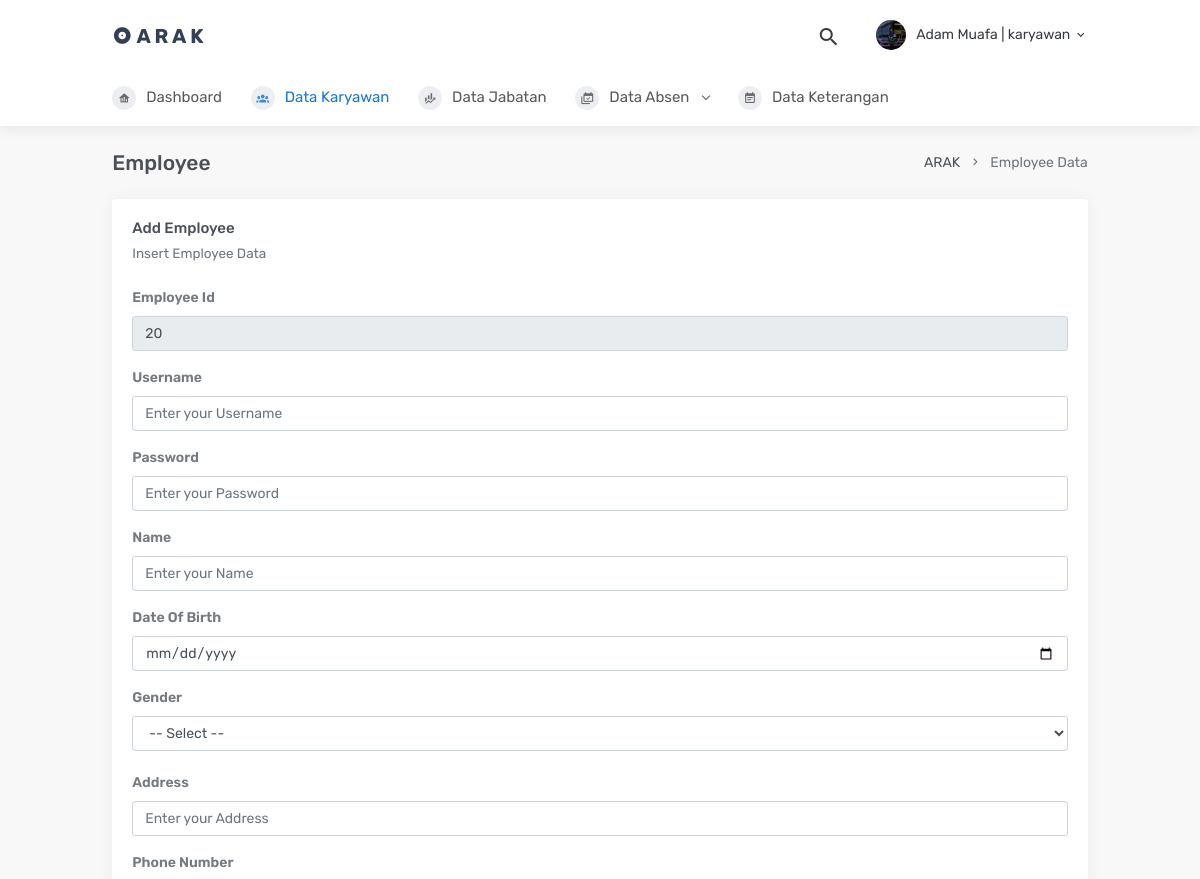
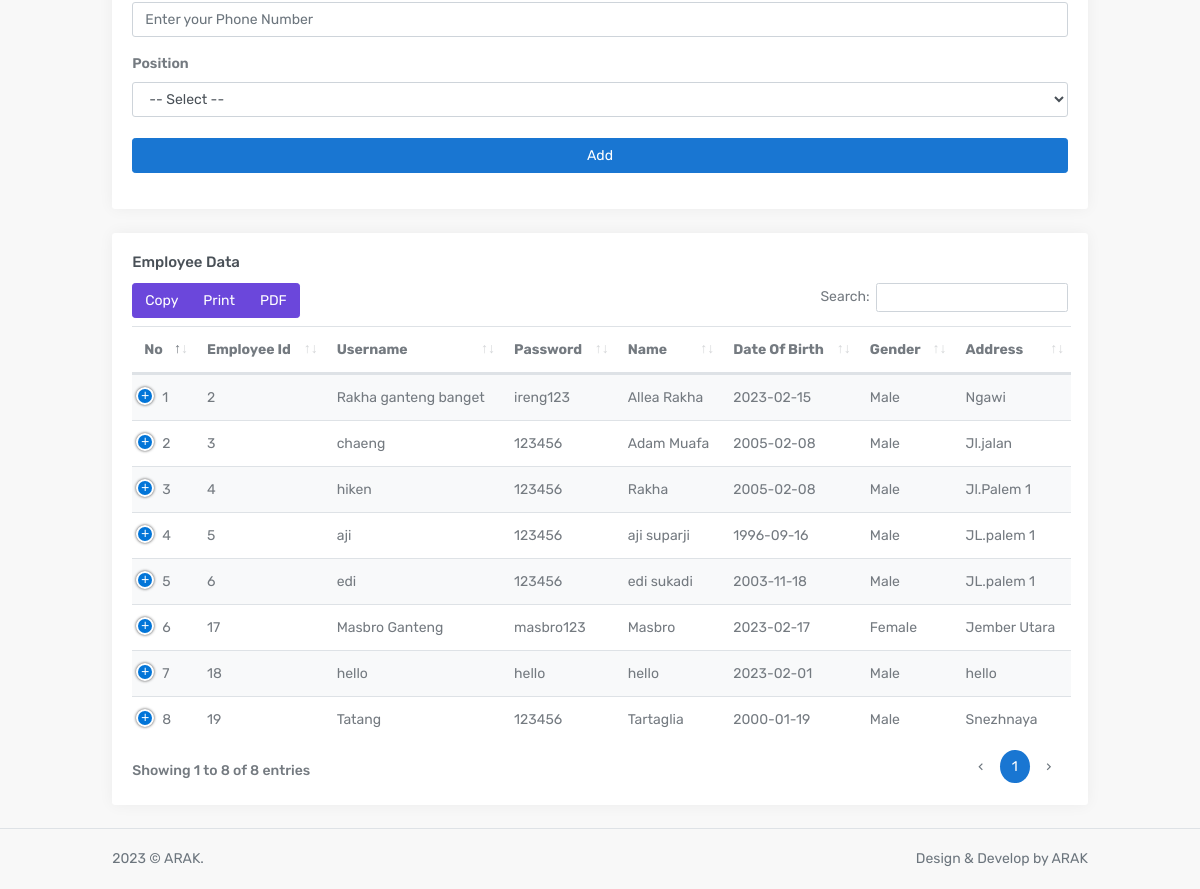
The page /add/addkaryawan.php (signed in) on the database its author committed (2 pictures, top to bottom).
### tables this page shows
CREATE TABLE `karyawan` (
  `id_karyawan` int NOT NULL,
  `username` varchar(50) NOT NULL,
  `password` varchar(50) NOT NULL,
  `nama` varchar(50) NOT NULL,
  `tgl_lhr` date NOT NULL,
  `jenkel` varchar(50) NOT NULL,
  `alamat` varchar(100) NOT NULL,
  `no_tel` varchar(50) NOT NULL,
  `jabatan` varchar(50) NOT NULL,
  `level` enum('admin','karyawan') NOT NULL
);

### add/addkaryawan.php (the view, shortened to what this page needs)
<!DOCTYPE html>
<html lang="en">
<?php
        $username = $_SESSION['username'];
        $level = $_SESSION['level'];
    ?>
    <head>
        <link href="../template/Admin/horizontal/assets/css/bootstrap.min.css" rel="stylesheet" type="text/css" />
        <link href="../template/Admin/horizontal/assets/css/icons.min.css" rel="stylesheet" type="text/css" />
        <link href="../template/Admin/horizontal/assets/css/theme.min.css" rel="stylesheet" type="text/css" />
        <link href="../template/Admin/plugins/datatables/dataTables.bootstrap4.css" rel="stylesheet" type="text/css" />
        <link href="../template/Admin/plugins/datatables/responsive.bootstrap4.css" rel="stylesheet" type="text/css" />
        <link href="../template/Admin/plugins/datatables/buttons.bootstrap4.css" rel="stylesheet" type="text/css" />
        <link href="../template/Admin/plugins/datatables/select.bootstrap4.css" rel="stylesheet" type="text/css" />
    </head>
<body>
        <div id="layout-wrapper">
            <div class="main-content">
                <header id="page-topbar">
                    <div class="navbar-header">
                        <div class="navbar-brand-box d-flex align-items-left">
                            <a href="index.html" class="logo">
                                <i class="mdi mdi-album"></i>
                                <span>
                                    A R A K
                                </span>
                            </a>
                        </div>
                        <div class="d-flex align-items-center">
                            <div class="dropdown d-inline-block ml-2">
                                <button type="button" class="btn header-item noti-icon waves-effect waves-light" id="page-header-search-dropdown"
                                    data-toggle="dropdown" aria-haspopup="true" aria-expanded="false">
                                    <i class="mdi mdi-magnify"></i>
                                </button>
                            </div>
                            <div class="dropdown d-inline-block ml-2">
                                <button type="button" class="btn header-item waves-effect waves-light"
                                    data-toggle="dropdown" aria-haspopup="true" aria-expanded="false">
                                    <img class="rounded-circle header-profile-user" src="../img/1.jpg"
                                        alt="Header Avatar">
                                    <span class="d-none d-sm-inline-block ml-1"><?php  echo $username.' | '. $level;?></span>
                                    <i class="mdi mdi-chevron-down d-none d-sm-inline-block"></i>
                                </button>
                            </div>
                        </div>
                    </div>
                </header>
                <div class="topnav">
                    <div class="container-fluid">
                        <nav class="navbar navbar-light navbar-expand-lg topnav-menu">
                            <div class="collapse navbar-collapse" id="topnav-menu-content">
                                <ul class="navbar-nav">
                                <li class="nav-item">
                                        <a class="nav-link" href="../page/dashboard.php">
                                            <i class="mdi mdi-home-analytics"></i>Dashboard
                                        </a>
                                    </li>
                                    <li class="nav-item dropdown">
                                        <a class="nav-link active" href="../add/addkaryawan.php" aria-haspopup="true" aria-expanded="false">
                                            <i class="mdi mdi-account-group"></i>Data Karyawan
                                        </a>
                                    </li>
                                    <li class="nav-item dropdown">
                                        <a class="nav-link" href="../add/addjabatan.php" aria-haspopup="true" aria-expanded="false">
                                            <i class="mdi mdi-finance"></i>Data Jabatan
                                        </a>
                                    </li>
                                    <li class="nav-item dropdown">
                                        <a class="nav-link dropdown-toggle arrow-none" href="addabsen.php" id="topnav-pages" role="button" data-toggle="dropdown" aria-haspopup="true" aria-expanded="false">
                                            <i class="mdi mdi-calendar-multiple-check"></i>Data Absen <div class="arrow-down"></div>
                                        </a>
                                    </li>
                                    <li class="nav-item dropdown">
                                        <a class="nav-link" href="#" aria-haspopup="true" aria-expanded="false">
                                            <i class="mdi mdi-calendar-text"></i>Data Keterangan
                                        </a>
                                    </li>
                                </ul>
                            </div>
                        </nav>
                    </div>
                </div>
                <div class="page-content">
                    <div class="container-fluid">
                        <div class="row">
                            <div class="col-12">
                                <div class="page-title-box d-flex align-items-center justify-content-between">
                                    <h4 class="mb-0 font-size-100">Employee</h4>
                                    <div class="page-title-right">
                                        <ol class="breadcrumb m-0">
                                            <li class="breadcrumb-item"><a href="javascript: void(0);">ARAK</a></li>
                                            <li class="breadcrumb-item active">Employee Data</li>
                                        </ol>
                                    </div>
                                </div>
                            </div>
                        </div>
                        <div class="card">
                        <?php
                            include_once("../Configure/connection.php");
                            $maxid = mysqli_query($db,"select max(id_karyawan) as 'idkaryawan1' from karyawan");
                            while($result1 = mysqli_fetch_array($maxid)){
                                $idterakhir  = $result1['idkaryawan1'];
                                $tambahid = $idterakhir+1;
                        }
                        ?>
                                    <div class="card-body">
                                        <h4 class="card-title">Add Employee</h4>
                                        <p class="card-subtitle mb-4">Insert Employee Data</p>
                                        <form method="POST" action="addkaryawan.php">
                                        <div class="form-group" method="POST">
                                        <form>
                                            <div class="form-group">
                                                <label>Employee Id</label>
                                                <input type="text" class="form-control" value="<?php echo $tambahid?>" name="idkaryawan" readonly>
                                            </div>
                                            <div class="form-group">
                                                <label>Username</label>
                                                <input type="text" class="form-control" placeholder="Enter your Username" name="username" required>
                                            </div>
                                            <div class="form-group">
                                                <label>Password</label>
                                                <input type="password" class="form-control" placeholder="Enter your Password" name="password" required>
                                            </div>
                                            <div class="form-group">
                                                <label>Name</label>
                                                <input type="text" pattern="[A-Za-z]{3}" class="form-control" placeholder="Enter your Name" name="nama" required>
                                            </div>
                                            <div class="form-group">
                                                <label>Date Of Birth</label>
                                                <input type="date" class="form-control" placeholder="Enter your Date Of Birth" name="tanggallahir" required>
                                            </div>
                                            <label>Gender</label>
                                            <select class="form-control" data-toggle="select2">
                                                <option>-- Select --</option>
                                            </select>
                                            <br>
                                            <div class="form-group">
                                                <label>Address</label>
                                                <input type="text" class="form-control" placeholder="Enter your Address" name="address" required>
                                            </div>
                                            <div class="form-group">
                                                <label>Phone Number</label>
                                                <input type="number" class="form-control" placeholder="Enter your Phone Number" name="notelp" required>
                                            </div>
                                            <label>Position</label>
                                            <select class="form-control" data-toggle="select2">
                                                <option>-- Select --</option>
                                            </select>
                                            <br>
                                            <input class="btn btn-primary btn-block" type="submit" value="Add" name="addkaryawan">
                                        </form>
                                        </form>
                                    </div>
                                </div>
                        </div>
                    <div class="row">
                    <div class="col-12">
                        <div class="card">
                            <div class="card-body">
                                <h4 class="card-title">Employee Data</h4>
                                <table id="datatable-buttons" class="table table-striped dt-responsive nowrap">
                                    <thead>
                                        <tr>
                                            <th>No</th>
                                            <th>Employee Id</th>
                                            <th>Username</th>
                                            <th>Password</th>
                                            <th>Name</th>
                                            <th>Date Of Birth</th>
                                            <th>Gender</th>
                                            <th>Address</th>
                                        </tr>
                                    </thead>
                                    <tbody>
                                    <?php
                                    include_once("../Configure/connection.php");
                                    $i = 0;
                                    $result = mysqli_query($db, "select * from karyawan");
                                    while($datakaryawan = mysqli_fetch_array($result)) {
                                    $i++;
                                    ?>
                                        <tr>
                                            <td><?php echo $i;?></td>
                                            <td><?php echo $datakaryawan['id_karyawan'];?></td>
                                            <td><?php echo $datakaryawan['username'];?></td>
                                            <td><?php echo $datakaryawan['password'];?></td>
                                            <td><?php echo $datakaryawan['nama'];?></td>
                                            <td><?php echo $datakaryawan['tgl_lhr'];?></td>
                                            <td><?php echo $datakaryawan['jenkel'];?></td>
                                            <td><?php echo $datakaryawan['alamat'];?></td>
                                        </tr>
                                                </div>
                                            </div>
                                    <?php
                                        }
                                    ?>
                <footer class="footer">
                    <div class="container-fluid">
                        <div class="row">
                            <div class="col-md-6">
                                <div class="text-center text-lg-left">
                                    2023 © ARAK.
                                </div>
                            </div>
                            <div class="col-md-6">
                                <div class="text-right d-none d-lg-block">
                                    Design & Develop by ARAK
                                </div>
                            </div>
                        </div>
                    </div>
                </footer>
    </body>
</html>

### rows shown on the page
karyawan: id_karyawan "2", username "Rakha ganteng banget", password "ireng123", nama "Allea Rakha", tgl_lhr "2023-02-15", jenkel "Male", alamat "Ngawi"
karyawan: id_karyawan "3", username "chaeng", password "123456", nama "Adam Muafa", tgl_lhr "2005-02-08", jenkel "Male", alamat "Jl.jalan"
karyawan: id_karyawan "4", username "hiken", password "123456", nama "Rakha", tgl_lhr "2005-02-08", jenkel "Male", alamat "Jl.Palem 1"
karyawan: id_karyawan "5", username "aji", password "123456", nama "aji suparji", tgl_lhr "1996-09-16", jenkel "Male", alamat "JL.palem 1"
karyawan: id_karyawan "6", username "edi", password "123456", nama "edi sukadi", tgl_lhr "2003-11-18", jenkel "Male", alamat "JL.palem 1"
karyawan: id_karyawan "17", username "Masbro Ganteng", password "masbro123", nama "Masbro", tgl_lhr "2023-02-17", jenkel "Female", alamat "Jember Utara"
karyawan: id_karyawan "18", username "hello", password "hello", nama "hello", tgl_lhr "2023-02-01", jenkel "Male", alamat "hello"
karyawan: id_karyawan "19", username "Tatang", password "123456", nama "Tartaglia", tgl_lhr "2000-01-19", jenkel "Male", alamat "Snezhnaya"

### other values the page prints
$username "Adam Muafa"
$level "karyawan"
